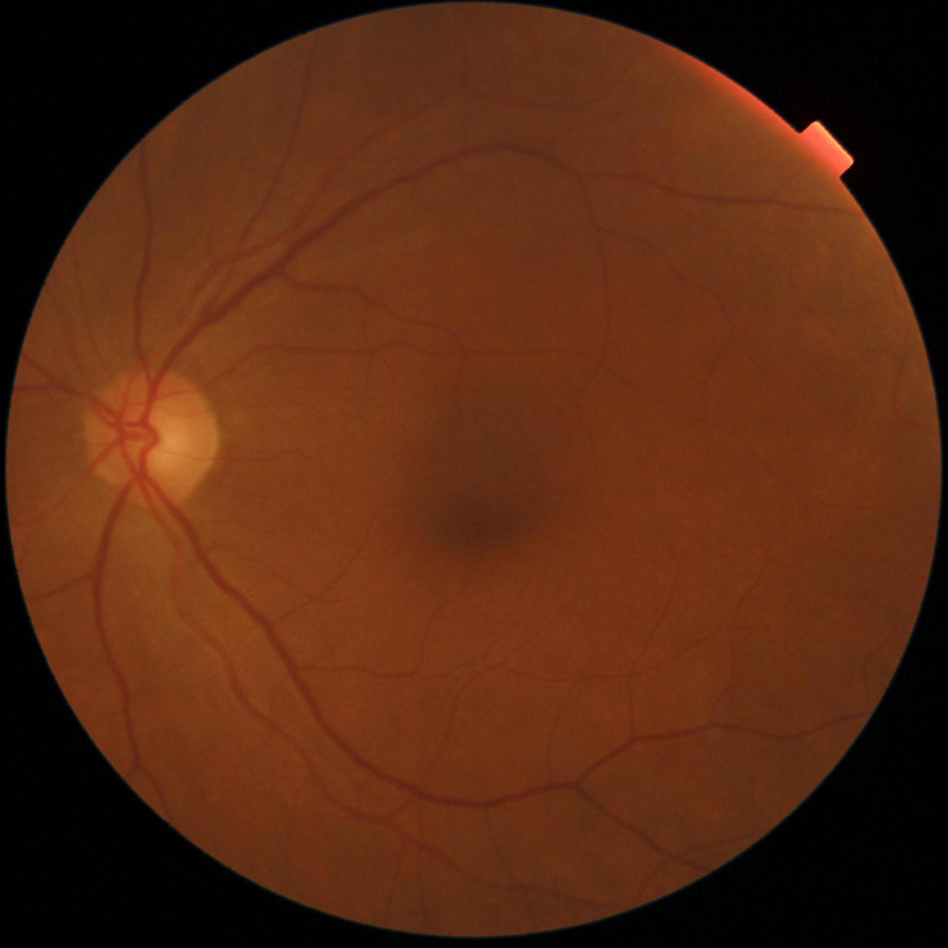
#> input picture data/images/187_0.jpg, 1895 x 1895 px (shown at 1/2 size)
$ jupyter execute test_single_image.ipynb
#> lines starting #> are read from the running program, lines starting #| are printed output that depends on the picture; after the words box and inside, x2 and y2 are one past the last pixel; in counts of white or black regions, pixels touching at a corner belong together
[cell 1]
#importações

import cv2
import numpy as np
import matplotlib.pyplot as plt
import scipy.ndimage as ndi
import scipy.signal
from skimage.segmentation import active_contour
from skimage import color
from skimage.morphology import disk
from skimage.segmentation import watershed
from skimage import data
from skimage.filters import rank
from skimage.util import img_as_ubyte

import pandas as pd

[cell 2]
df = pd.read_csv('data/labels.csv')
#> (reads data/Labels.csv from the repository)

# Encontrar as imagens representativas para cada categoria
gon_high_q = df[(df['Label'] == 'GON+') & (df['Quality Score'] > 6)].iloc[0]
gon_low_q = df[(df['Label'] == 'GON+') & (df['Quality Score'] < 6) & (df['Quality Score'] > 5)].iloc[0]
healthy_high_q = df[(df['Label'] == 'GON-') & (df['Quality Score'] > 6)].iloc[0]
healthy_low_q = df[(df['Label'] == 'GON-') & (df['Quality Score'] < 6) & (df['Quality Score'] > 5)].iloc[0]

[cell 3]
# Create a tidy DataFrame with the four representative rows
examples = pd.DataFrame([gon_high_q, gon_low_q, healthy_high_q, healthy_low_q])
examples = examples.reset_index(drop=True)
examples.index = ['GON+ (high Q)', 'GON+ (low Q)', 'GON- (high Q)', 'GON- (low Q)']
examples.columns = [c.strip() for c in examples.columns]
display(examples)

[cell 4]
retina_img = cv2.imread(filename='data/images/187_0.jpg') # Load the image
#> retina_img is the input picture: shape (1895, 1895, 3); mean B, G, R 18.5, 41, 87.3
r,g,b = cv2.split(retina_img) # separa os canais
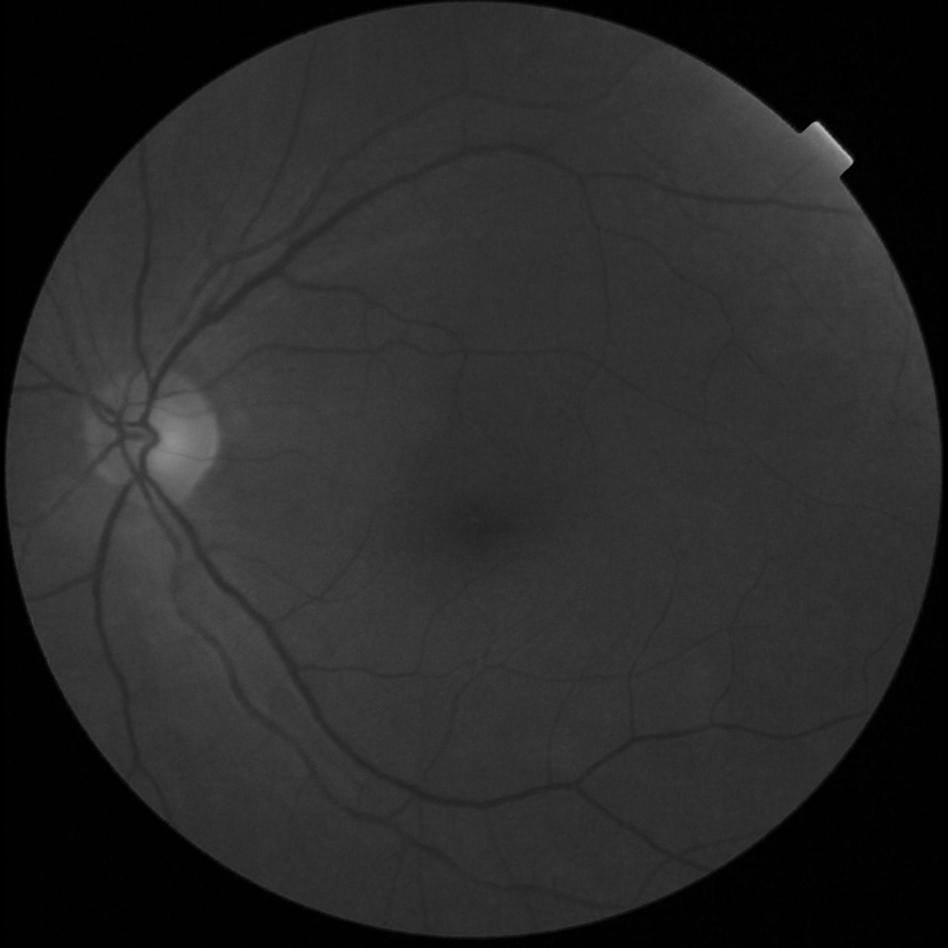
#> g: shape (1895, 1895) (shown at 1/2 size); min 0, max 192, mean 41
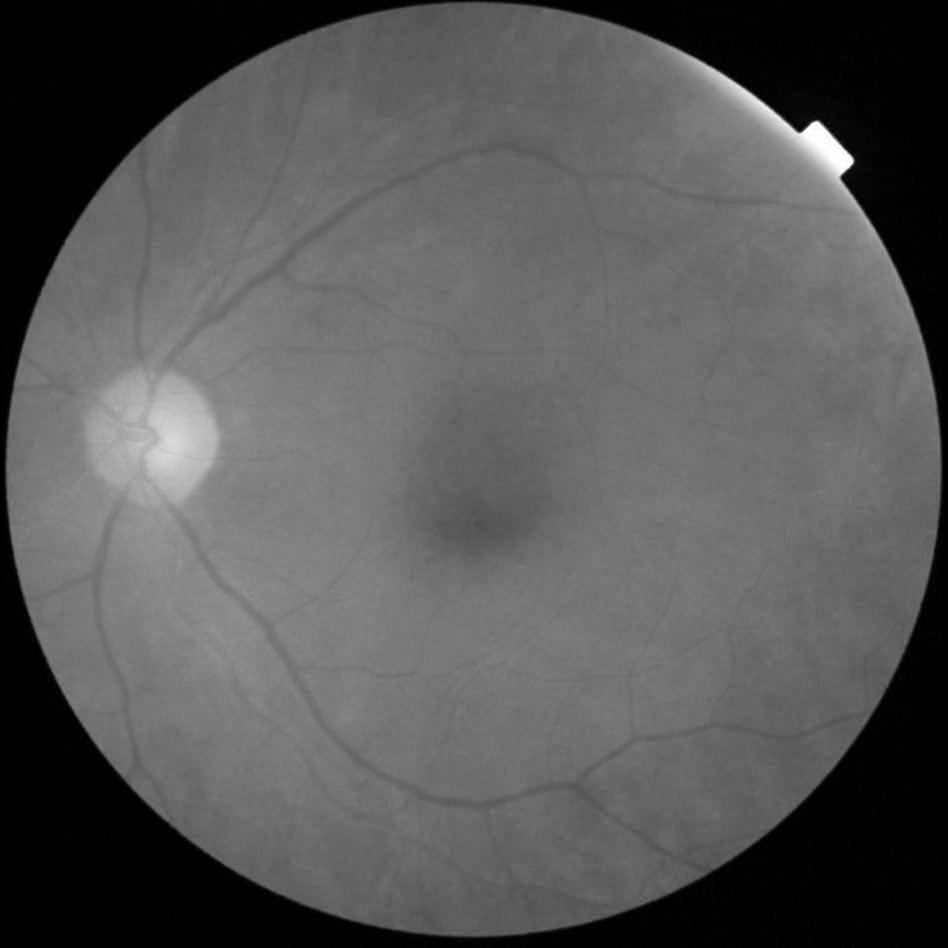
#> b: shape (1895, 1895) (shown at 1/2 size); min 0, max 255, mean 87.3
retina_gray = cv2.cvtColor(retina_img,cv2.COLOR_BGR2GRAY) # coverte para cinza
plt.figure(figsize = (8,8))
plt.title("Retina: convertida para um canal de cinza", fontsize=10)
plt.imshow(retina_gray, cmap='gray')
plt.show()

[cell 5]
def corrige_fundo(green_c):
    img = cv2.addWeighted(green_c, 0.5, ~cv2.medianBlur(green_c, 201), 0.5, 0)
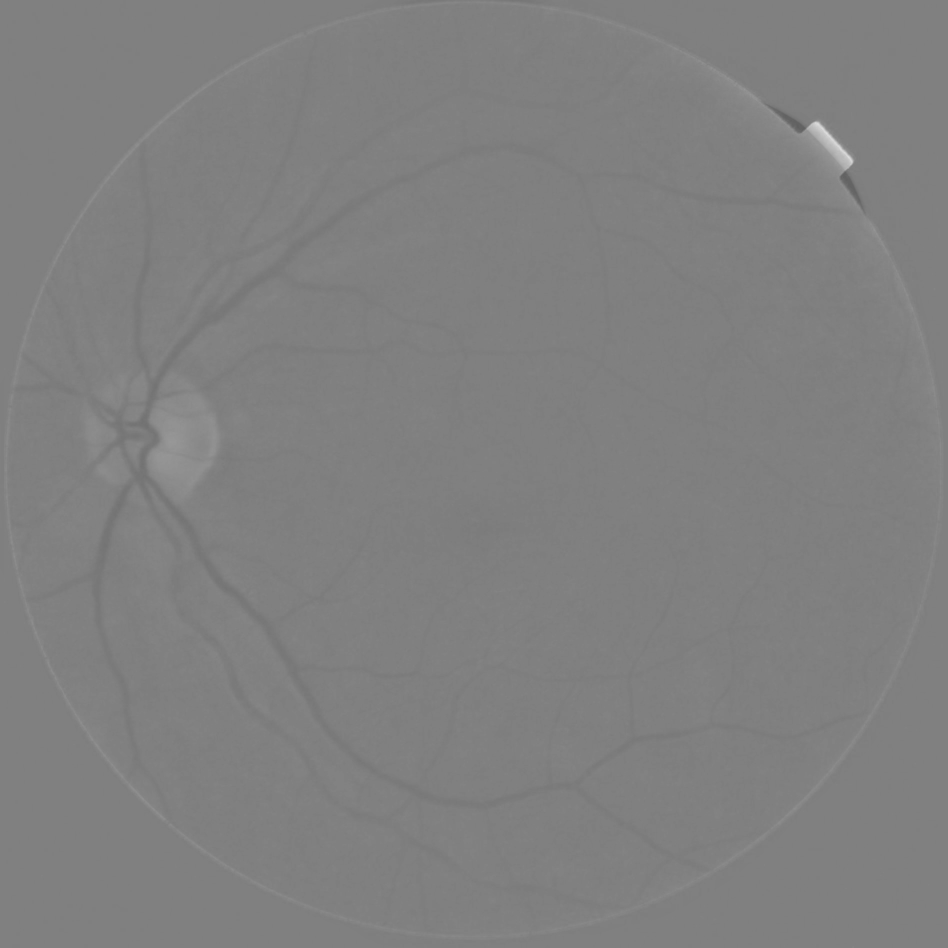
#> img: shape (1895, 1895) (shown at 1/2 size); min 96, max 222, mean 127.9
    # Aplicar CLAHE
    clahe = cv2.createCLAHE(clipLimit=2.0, tileGridSize=(8, 8))
    # img = clahe.apply(img)
    fig = plt.figure(figsize=(18,9))
    plt.subplot(121),plt.imshow(green_c, cmap='gray'),plt.title('Canal verde')
    plt.xticks([]), plt.yticks([])
    plt.subplot(122),plt.imshow(img, cmap='gray'),plt.title('Correção de fundo')
    plt.xticks([]), plt.yticks([])
    plt.show()

    return img

# verde da primeira imagem com correção de tonalidade
green_ton = corrige_fundo(g)

[cell 6]
def subtrai_vasos(img):

    img2 = ndi.filters.gaussian_filter(img, 2)
    th = cv2.adaptiveThreshold(
        img,
        255,
        cv2.ADAPTIVE_THRESH_GAUSSIAN_C,
        cv2.THRESH_BINARY_INV,
        105,
        2
    )
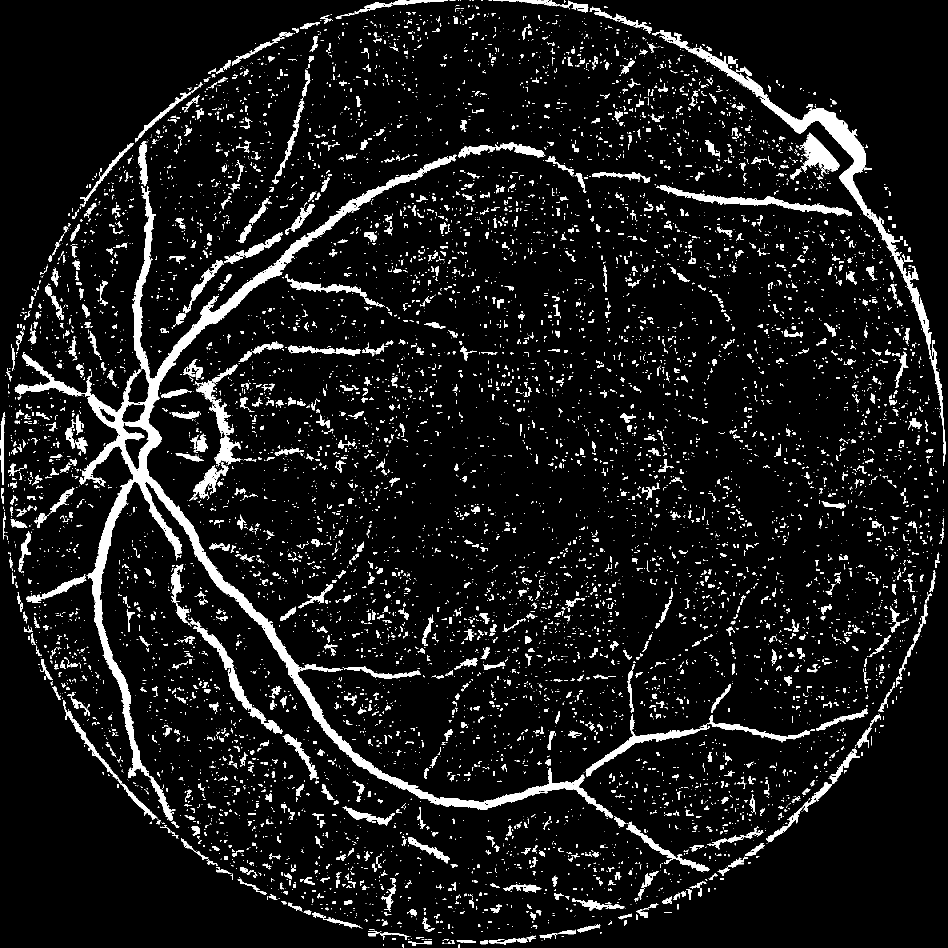
#> th: shape (1895, 1895) (shown at 1/2 size); 8.2% white; 8730 white regions (6740 under 20 px), largest, box (x1, y1, x2, y2) and area: (158, 309, 1226, 1642) 61496, (1304, 61, 1891, 932) 17068, (1320, 370, 1704, 432) 4405
    '''
    kernel = np.array(
        ([0, 1, 0],
        [1, 1, 1],
        [0, 1, 0]),
        np.uint8
    )
    th = cv2.erode(th, kernel, iterations=5)
    th = cv2.dilate(th, kernel, iterations=7)
    '''
    clean_kernel = cv2.getStructuringElement(cv2.MORPH_ELLIPSE, (3, 3))

    th = cv2.morphologyEx(th, cv2.MORPH_CLOSE, clean_kernel, iterations=3)
#> th: shape (1895, 1895); 9.7% white; 5808 white regions (4090 under 20 px), largest, box (x1, y1, x2, y2) and area: (29, 279, 1736, 1656) 79079, (986, 0, 1891, 932) 22772, (360, 683, 568, 1004) 9190
    th = cv2.morphologyEx(th, cv2.MORPH_OPEN, clean_kernel, iterations=5)
#> th: shape (1895, 1895); 4.5% white; 307 white regions, largest, box (x1, y1, x2, y2) and area: (158, 312, 1192, 1620) 52408, (1381, 93, 1815, 535) 14160, (265, 409, 310, 745) 4677


    fig = plt.figure(figsize=(18,7))
    plt.imshow(th, cmap='gray')
    plt.title('Máscara para subtração dos vasos')
    plt.xticks([]),plt.yticks([])
    plt.show()

    return th

#blood_vessels_1 = blood_vessel_subtraction(green_ton)
vasos = subtrai_vasos(green_ton)

## K Means

[cell 7]
eye_float = green_ton.reshape((-1, 1)).astype(np.float32) # vamos usar o canal verde corrigido
criterio = (cv2.TERM_CRITERIA_EPS + cv2.TERM_CRITERIA_MAX_ITER, 10, 1.0) # Estabelece critério para finalização do processo
K = 4 # Número de regiões
attempts=3
# Abaixo, as duas opções de estimativas dos centros iniciais, randômica e
ret,label,center=cv2.kmeans(eye_float,K,None,criterio,attempts,cv2.KMEANS_PP_CENTERS)
#> ret = 7212821.2; center = [128, 188.8, 135.5, 122.9]
ret_rd,label_rd,center_rd=cv2.kmeans(eye_float,K,None,criterio,attempts,cv2.KMEANS_RANDOM_CENTERS)
#> ret_rd = 7177079.8; center_rd = [128, 189.2, 137.8, 122.9]

# Compõe a imagem segmentada no formato da original
center8 = np.uint8(center)
#> center8 = [128, 188, 135, 122]
res = center[label.flatten()]
res2 = res.reshape((green_ton.shape))
center8_rd = np.uint8(center_rd)
#> center8_rd = [128, 189, 137, 122]
res_rd = center[label_rd.flatten()]
res2_rd = res_rd.reshape((green_ton.shape)) # formata a imagem segmentada no formato da original

[cell 8]
# Apresenta o resultado ao lado da imagem original
figure_size = 15

plt.figure(figsize=(figure_size,figure_size))
plt.subplot(1,3,1),plt.imshow(green_ton, cmap='gray')
plt.title('Imagem Original'), plt.xticks([]), plt.yticks([])
plt.subplot(1,3,2),plt.imshow(res2)
plt.title('Imagem segmentada pp para K = %i' % K), plt.xticks([]), plt.yticks([])

[cell 9]
# Novamente, vamos observar separadamente cada região segmentada
for k in range(K):

    mask = (label.flatten() == k).astype(np.uint8)  # Máscara binária para cada k
    segmented_image = res * mask[:, np.newaxis]  # aplica a máscara ao longo do eixo dos pixels
    segmented_image = segmented_image.reshape(green_ton.shape)
    segmented_image = np.clip(segmented_image, 0, 255).astype(np.uint8)
    # Exibe os segmentos
    plt.figure(figsize=(6, 6))
    plt.imshow(segmented_image, cmap='gray')  # Usa cmap='gray'
    plt.title(f'Segmented Region for Label {k}')
    plt.axis('off')
    plt.show()
#> this loop made 4 passes
#> pass 2, `segmented_image = segmented_image.reshape(green_ton.shape)`:
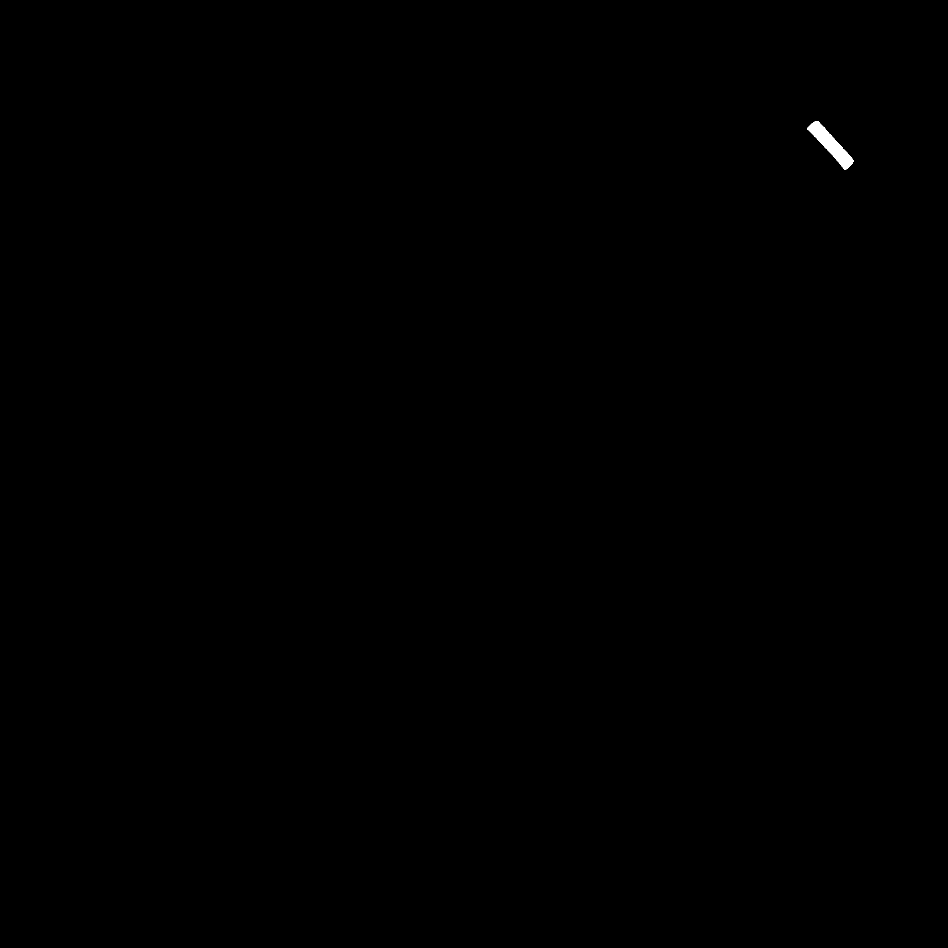
#> segmented_image: shape (1895, 1895) float32 (shown at 1/2 size); values 0 (black) and 188.8 (white), 0.08% white; 1 white region, box (x1, y1, x2, y2) and area: (1614, 243, 1707, 340) 2943
